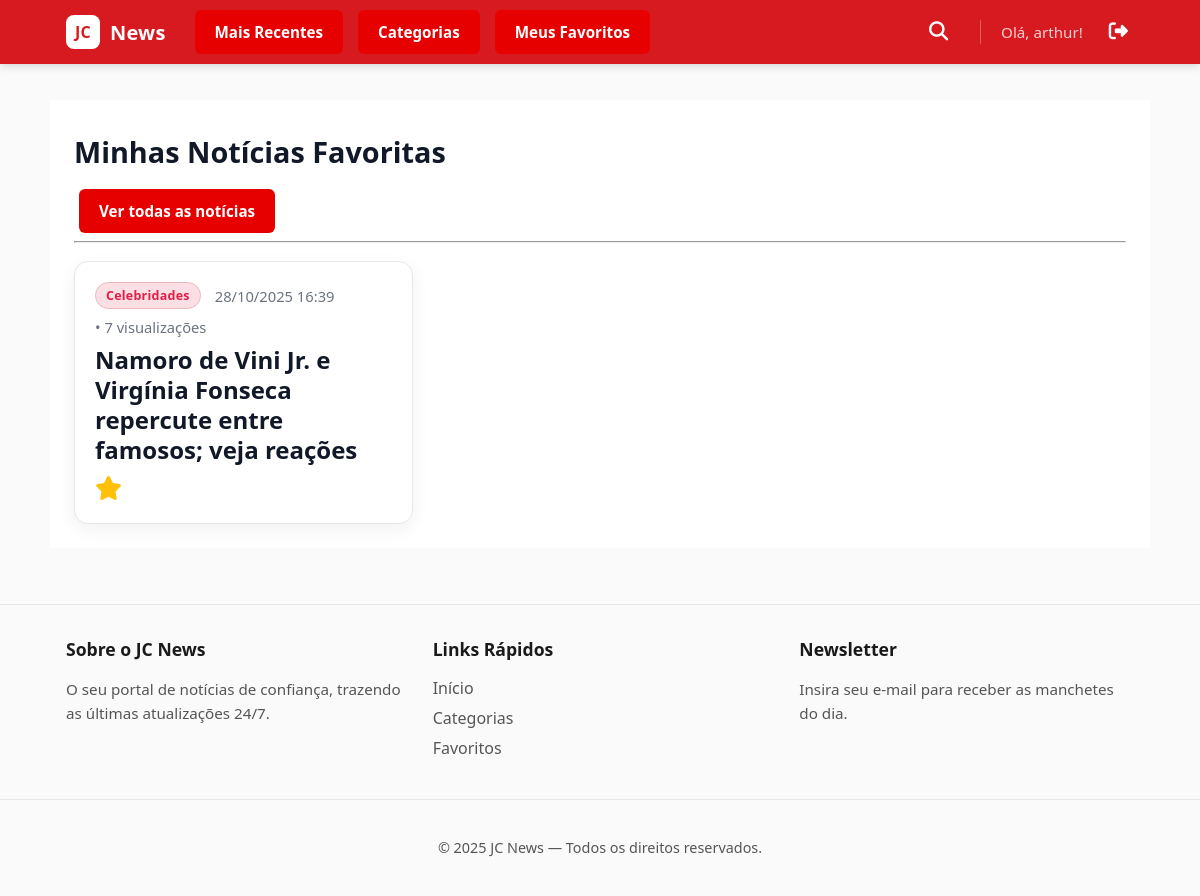
Page /meus-favoritos/ (signed in) on the earlier database version.
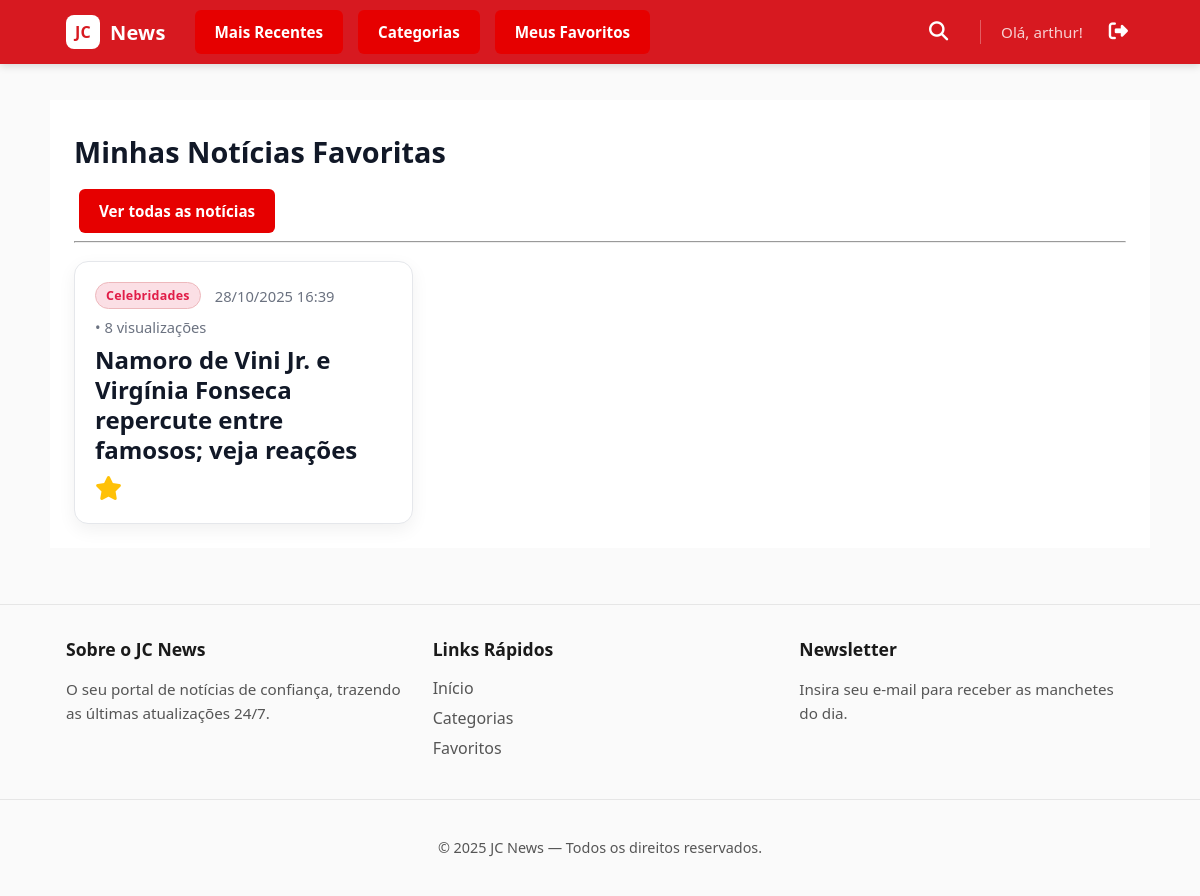
Same page on the later database version.
### app1/models.py (models this page shows, shortened)
class Noticia(models.Model):
    titulo = models.CharField(max_length=255)
    conteudo = models.TextField()
    data_publicacao = models.DateTimeField(auto_now_add=True)
    categoria = models.ForeignKey(
        Categoria, on_delete=models.SET_NULL, null=True, blank=True, related_name='noticias'
    )
    visualizacoes = models.PositiveIntegerField(default=0)
    favoritos = models.ManyToManyField(
        User,
        related_name='noticias_favoritas',
        blank=True
    )
    usuarios_que_visitaram = models.ManyToManyField(
        User,
        related_name='noticias_visualizadas',
        blank=True
    )

class Categoria(models.Model):
    nome = models.CharField(max_length=100, unique=True)

### app1/views.py (the view)
# urls.py: path("meus-favoritos/", FavoritosListView.as_view(), name="meus_favoritos"),
class FavoritosListView(ListView):
    model = Noticia
    template_name = 'app1/meus_favoritos.html'
    context_object_name = 'noticias'
    def get_queryset(self):
        if self.request.user.is_authenticated:
            return self.request.user.noticias_favoritas.all().order_by('-data_publicacao')
        return Noticia.objects.none()

### app1/templates/app1/meus_favoritos.html (shortened to what this page needs)
{% extends 'app1/base.html' %}
{% load static %} {% block title %}Meus Favoritos · News Site{% endblock %}
{% block content %}
<link rel="stylesheet" href="{% static 'app1/css/news.css' %}">
<section class="container">
  <h1>Minhas Notícias Favoritas</h1>
  <a class = "nav-btn"href="{% url 'app1:home' %}">Ver todas as notícias</a>
  <hr>
  <section class="grid-noticias" aria-label="Minhas notícias favoritas">
    {% for noticia in noticias %}
      <article class="noticia" id="noticia-{{ noticia.id }}">
        <header class="noticia__cabecalho">
          {% if noticia.categoria %}
            <span class="noticia__categoria">{{ noticia.categoria.nome }}</span>
          {% endif %}
          <time datetime="{{ noticia.data_publicacao|date:'c' }}">
            {{ noticia.data_publicacao|date:"d/m/Y H:i" }}
          </time>
          <span>• {{ noticia.visualizacoes }} visualizações</span>
        </header>
        <h3 class="noticia__titulo">
          <a href="{% url 'app1:detalhe_noticia' noticia.pk %}">{{ noticia.titulo }}</a>
        </h3>
        <div class="noticia__acoes">
          <form action="{% url 'app1:favoritar_noticia_view' noticia.pk %}" method="POST">
            <button type="submit" class="btn-favorito favoritado" aria-label="Remover dos Favoritos">
              <i class="fa-solid fa-star"></i>
            </button>
          </form>
        </div>
      </article>
    {% empty %}
      <p>Você ainda não favoritou nenhuma notícia.</p>
    {% endfor %}
  </section>
</section>
{% endblock %}

Differences in the rows shown:
changed Noticia "Namoro de Vini Jr. e Virgínia Fonseca repercute entre famosos; veja reações": visualizacoes "7" → "8"
